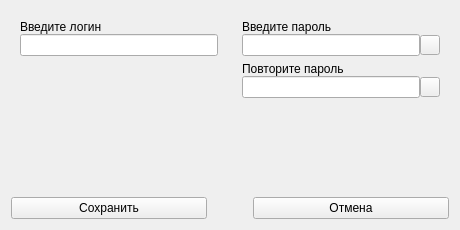
<?xml version="1.0" encoding="UTF-8"?>
<ui version="4.0">
 <class>registrationWindow</class>
 <widget class="QWidget" name="registrationWindow">
  <property name="geometry">
   <rect>
    <x>0</x>
    <y>0</y>
    <width>460</width>
    <height>230</height>
   </rect>
  </property>
  <property name="minimumSize">
   <size>
    <width>460</width>
    <height>230</height>
   </size>
  </property>
  <property name="maximumSize">
   <size>
    <width>460</width>
    <height>230</height>
   </size>
  </property>
  <property name="windowTitle">
   <string>NedoRello</string>
  </property>
  <property name="styleSheet">
   <string notr="true">background-image: url(:/Assets/bg.png);</string>
  </property>
  <layout class="QGridLayout" name="gridLayout">
   <item row="1" column="0" colspan="2">
    <layout class="QHBoxLayout" name="horizontalLayout">
     <item>
      <widget class="QPushButton" name="buttonSave">
       <property name="text">
        <string>Сохранить</string>
       </property>
      </widget>
     </item>
     <item>
      <spacer name="horizontalSpacer">
       <property name="orientation">
        <enum>Qt::Horizontal</enum>
       </property>
       <property name="sizeType">
        <enum>QSizePolicy::Fixed</enum>
       </property>
       <property name="sizeHint" stdset="0">
        <size>
         <width>40</width>
         <height>20</height>
        </size>
       </property>
      </spacer>
     </item>
     <item>
      <widget class="QPushButton" name="buttonCancel">
       <property name="text">
        <string>Отмена</string>
       </property>
      </widget>
     </item>
    </layout>
   </item>
   <item row="0" column="0">
    <widget class="QWidget" name="widgetLogin" native="true">
     <layout class="QVBoxLayout" name="verticalLayout_2">
      <item>
       <layout class="QVBoxLayout" name="verticalLayoutLogin">
        <property name="spacing">
         <number>0</number>
        </property>
        <item>
         <widget class="QLabel" name="labelLogin">
          <property name="text">
           <string>Введите логин</string>
          </property>
         </widget>
        </item>
        <item>
         <widget class="QLineEdit" name="editLogin"/>
        </item>
       </layout>
      </item>
      <item>
       <widget class="QLabel" name="labelErrorLoginMessage">
        <property name="text">
         <string/>
        </property>
       </widget>
      </item>
      <item>
       <spacer name="verticalSpacer_2">
        <property name="orientation">
         <enum>Qt::Vertical</enum>
        </property>
        <property name="sizeHint" stdset="0">
         <size>
          <width>20</width>
          <height>40</height>
         </size>
        </property>
       </spacer>
      </item>
     </layout>
    </widget>
   </item>
   <item row="0" column="1">
    <widget class="QWidget" name="widgetPassword" native="true">
     <layout class="QVBoxLayout" name="verticalLayout">
      <item>
       <layout class="QVBoxLayout" name="verticalLayoutFirstPassword">
        <property name="spacing">
         <number>0</number>
        </property>
        <item>
         <widget class="QLabel" name="labelFirstPassword">
          <property name="text">
           <string>Введите пароль</string>
          </property>
         </widget>
        </item>
        <item>
         <layout class="QHBoxLayout" name="horizontalLayoutFirstPassword">
          <item>
           <widget class="QLineEdit" name="editFirstPassword">
            <property name="text">
             <string/>
            </property>
            <property name="echoMode">
             <enum>QLineEdit::Password</enum>
            </property>
           </widget>
          </item>
          <item>
           <widget class="QPushButton" name="buttonFirstVision">
            <property name="minimumSize">
             <size>
              <width>20</width>
              <height>20</height>
             </size>
            </property>
            <property name="maximumSize">
             <size>
              <width>20</width>
              <height>20</height>
             </size>
            </property>
            <property name="text">
             <string/>
            </property>
            <property name="icon">
             <iconset resource="../../../resourse.qrc">
              <normaloff>:/Assets/visibility.png</normaloff>:/Assets/visibility.png</iconset>
            </property>
           </widget>
          </item>
         </layout>
        </item>
       </layout>
      </item>
      <item>
       <layout class="QVBoxLayout" name="verticalLayoutSecondPassword">
        <property name="spacing">
         <number>0</number>
        </property>
        <item>
         <widget class="QLabel" name="labelSecondPassword">
          <property name="text">
           <string>Повторите пароль</string>
          </property>
         </widget>
        </item>
        <item>
         <layout class="QHBoxLayout" name="horizontalLayoutSecondPassword">
          <item>
           <widget class="QLineEdit" name="editSecondPassword">
            <property name="echoMode">
             <enum>QLineEdit::Password</enum>
            </property>
           </widget>
          </item>
          <item>
           <widget class="QPushButton" name="buttonSecondVision">
            <property name="minimumSize">
             <size>
              <width>20</width>
              <height>20</height>
             </size>
            </property>
            <property name="maximumSize">
             <size>
              <width>20</width>
              <height>20</height>
             </size>
            </property>
            <property name="text">
             <string/>
            </property>
            <property name="icon">
             <iconset resource="../../../resourse.qrc">
              <normaloff>:/Assets/visibility.png</normaloff>:/Assets/visibility.png</iconset>
            </property>
           </widget>
          </item>
         </layout>
        </item>
       </layout>
      </item>
      <item>
       <widget class="QLabel" name="labelErrorePasswordMessage">
        <property name="text">
         <string/>
        </property>
       </widget>
      </item>
      <item>
       <spacer name="verticalSpacer">
        <property name="orientation">
         <enum>Qt::Vertical</enum>
        </property>
        <property name="sizeHint" stdset="0">
         <size>
          <width>20</width>
          <height>40</height>
         </size>
        </property>
       </spacer>
      </item>
     </layout>
    </widget>
   </item>
  </layout>
 </widget>
 <resources>
  <include location="../../../resourse.qrc"/>
 </resources>
 <connections/>
</ui>
